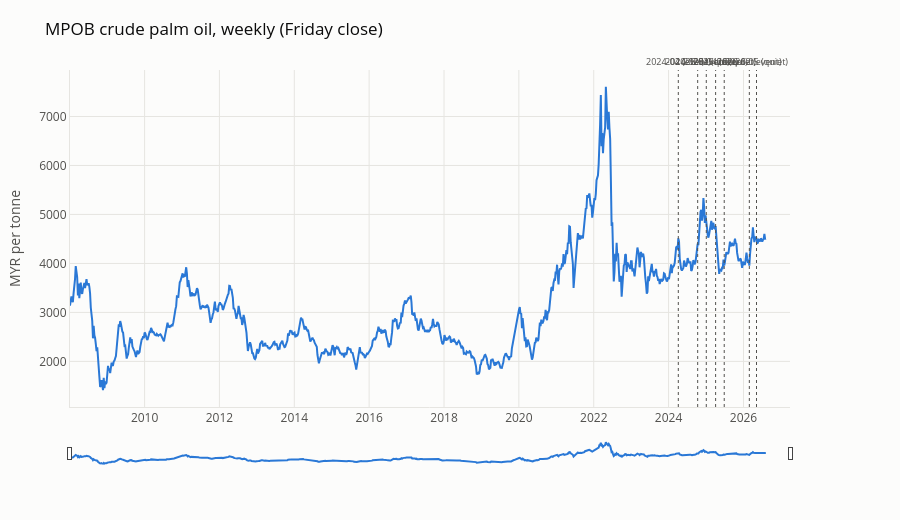

Notebook cell for this chart:
### Markdown cell above
---
## 3. The signal

Full weekly history since 2008, with the seven selected cutoffs marked.

### Code cell
plot_price_history(
    weekly,
    cutoffs=DEFAULT_CUTOFFS,
    start=None,
    title="MPOB crude palm oil, weekly (Friday close)",
    units="MYR per tonne",
    currency="RM",
    show_blackouts=False,
)

### Figure 1 — Plotly figure (JSON) as saved in the notebook; plotly's stock layout.template omitted (floating-point values rounded to 4 significant figures; data arrays with more than 128 entries replaced by an {"elided": "..."} marker saying what was removed)
{"data": [{"hovertemplate": "%{x|%d %b %Y}<br><b>RM%{y:,.0f}</b>/tonne<extra></extra>", "line": {"color": "#2a78d6", "width": 2}, "mode": "lines", "name": "Palm oil", "type": "scatter", "x": {"elided": "971 str values"}, "y": {"elided": "971 float values"}}], "layout": {"annotations": [{"font": {"size": 9}, "showarrow": false, "text": "2024-04 (event)", "x": "2024-04-05T00:00:00", "xanchor": "center", "xref": "x", "y": 1, "yanchor": "bottom", "yref": "y domain"}, {"font": {"size": 9}, "showarrow": false, "text": "2024-10 (event)", "x": "2024-10-11T00:00:00", "xanchor": "center", "xref": "x", "y": 1, "yanchor": "bottom", "yref": "y domain"}, {"font": {"size": 9}, "showarrow": false, "text": "2025-04 (event)", "x": "2025-04-04T00:00:00", "xanchor": "center", "xref": "x", "y": 1, "yanchor": "bottom", "yref": "y domain"}, {"font": {"size": 9}, "showarrow": false, "text": "2026-02 (event)", "x": "2026-02-27T00:00:00", "xanchor": "center", "xref": "x", "y": 1, "yanchor": "bottom", "yref": "y domain"}, {"font": {"size": 9}, "showarrow": false, "text": "2025-01 (quiet)", "x": "2025-01-03T00:00:00", "xanchor": "center", "xref": "x", "y": 1, "yanchor": "bottom", "yref": "y domain"}, {"font": {"size": 9}, "showarrow": false, "text": "2025-06 (quiet)", "x": "2025-06-27T00:00:00", "xanchor": "center", "xref": "x", "y": 1, "yanchor": "bottom", "yref": "y domain"}, {"font": {"size": 9}, "showarrow": false, "text": "2026-05 (quiet)", "x": "2026-05-08T00:00:00", "xanchor": "center", "xref": "x", "y": 1, "yanchor": "bottom", "yref": "y domain"}], "font": {"color": "#52514e", "size": 12}, "height": 520, "hovermode": "x unified", "legend": {"orientation": "h", "x": 0, "xanchor": "left", "y": 1.02, "yanchor": "bottom"}, "margin": {"b": 55, "l": 70, "r": 110, "t": 70}, "paper_bgcolor": "#fcfcfb", "plot_bgcolor": "#fcfcfb", "shapes": [{"line": {"color": "#52514e", "dash": "dot", "width": 1}, "type": "line", "x0": "2024-04-05T00:00:00", "x1": "2024-04-05T00:00:00", "xref": "x", "y0": 0, "y1": 1, "yref": "y domain"}, {"line": {"color": "#52514e", "dash": "dot", "width": 1}, "type": "line", "x0": "2024-10-11T00:00:00", "x1": "2024-10-11T00:00:00", "xref": "x", "y0": 0, "y1": 1, "yref": "y domain"}, {"line": {"color": "#52514e", "dash": "dot", "width": 1}, "type": "line", "x0": "2025-04-04T00:00:00", "x1": "2025-04-04T00:00:00", "xref": "x", "y0": 0, "y1": 1, "yref": "y domain"}, {"line": {"color": "#52514e", "dash": "dot", "width": 1}, "type": "line", "x0": "2026-02-27T00:00:00", "x1": "2026-02-27T00:00:00", "xref": "x", "y0": 0, "y1": 1, "yref": "y domain"}, {"line": {"color": "#52514e", "dash": "dot", "width": 1}, "type": "line", "x0": "2025-01-03T00:00:00", "x1": "2025-01-03T00:00:00", "xref": "x", "y0": 0, "y1": 1, "yref": "y domain"}, {"line": {"color": "#52514e", "dash": "dot", "width": 1}, "type": "line", "x0": "2025-06-27T00:00:00", "x1": "2025-06-27T00:00:00", "xref": "x", "y0": 0, "y1": 1, "yref": "y domain"}, {"line": {"color": "#52514e", "dash": "dot", "width": 1}, "type": "line", "x0": "2026-05-08T00:00:00", "x1": "2026-05-08T00:00:00", "xref": "x", "y0": 0, "y1": 1, "yref": "y domain"}], "title": {"font": {"color": "#0b0b0b", "size": 17}, "text": "MPOB crude palm oil, weekly (Friday close)"}, "xaxis": {"gridcolor": "#e6e5e1", "linecolor": "#e6e5e1", "rangeslider": {"thickness": 0.06, "visible": true}, "showspikes": false, "zeroline": false}, "yaxis": {"gridcolor": "#e6e5e1", "linecolor": "#e6e5e1", "showspikes": false, "title": {"text": "MYR per tonne"}, "zeroline": false}}}
